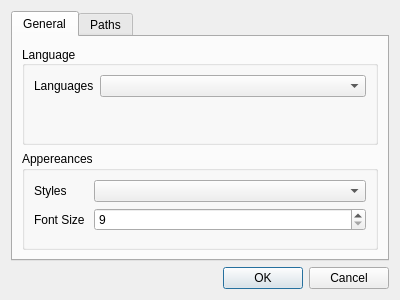
<?xml version="1.0" encoding="UTF-8"?>
<ui version="4.0">
 <class>Settings</class>
 <widget class="QDialog" name="Settings">
  <property name="geometry">
   <rect>
    <x>0</x>
    <y>0</y>
    <width>400</width>
    <height>300</height>
   </rect>
  </property>
  <property name="windowTitle">
   <string>Settings</string>
  </property>
  <layout class="QVBoxLayout" name="verticalLayout">
   <item>
    <widget class="QTabWidget" name="tabWidget">
     <property name="currentIndex">
      <number>0</number>
     </property>
     <widget class="QWidget" name="main_tab">
      <attribute name="title">
       <string>General</string>
      </attribute>
      <layout class="QVBoxLayout" name="verticalLayout_2">
       <item>
        <widget class="QGroupBox" name="lang_groupBox">
         <property name="title">
          <string>Language</string>
         </property>
         <property name="alignment">
          <set>Qt::AlignLeading|Qt::AlignLeft|Qt::AlignVCenter</set>
         </property>
         <property name="flat">
          <bool>false</bool>
         </property>
         <property name="checkable">
          <bool>false</bool>
         </property>
         <layout class="QFormLayout">
          <property name="rowWrapPolicy">
           <enum>QFormLayout::DontWrapRows</enum>
          </property>
          <item row="0" column="0">
           <widget class="QLabel" name="lang_label">
            <property name="text">
             <string>Languages</string>
            </property>
            <property name="buddy">
             <cstring>lang_comboBox</cstring>
            </property>
           </widget>
          </item>
          <item row="0" column="1">
           <widget class="QComboBox" name="lang_comboBox"/>
          </item>
         </layout>
        </widget>
       </item>
       <item>
        <widget class="QGroupBox" name="style_groupBox">
         <property name="title">
          <string>Appereances</string>
         </property>
         <layout class="QFormLayout" name="_2">
          <property name="horizontalSpacing">
           <number>9</number>
          </property>
          <property name="verticalSpacing">
           <number>6</number>
          </property>
          <item row="0" column="0">
           <widget class="QLabel" name="style_label">
            <property name="text">
             <string>Styles</string>
            </property>
            <property name="buddy">
             <cstring>style_comboBox</cstring>
            </property>
           </widget>
          </item>
          <item row="0" column="1">
           <widget class="QComboBox" name="style_comboBox"/>
          </item>
          <item row="1" column="1">
           <widget class="QSpinBox" name="font_size_spinBox">
            <property name="minimum">
             <number>9</number>
            </property>
            <property name="maximum">
             <number>20</number>
            </property>
            <property name="value">
             <number>9</number>
            </property>
           </widget>
          </item>
          <item row="1" column="0">
           <widget class="QLabel" name="fontsize_label">
            <property name="text">
             <string>Font Size</string>
            </property>
           </widget>
          </item>
         </layout>
        </widget>
       </item>
      </layout>
     </widget>
     <widget class="QWidget" name="path_tab">
      <attribute name="title">
       <string>Paths</string>
      </attribute>
      <layout class="QHBoxLayout" name="horizontalLayout">
       <item>
        <widget class="QScrollArea" name="scrollArea">
         <property name="widgetResizable">
          <bool>true</bool>
         </property>
         <widget class="QWidget" name="scrollAreaWidgetContents">
          <property name="geometry">
           <rect>
            <x>0</x>
            <y>0</y>
            <width>356</width>
            <height>203</height>
           </rect>
          </property>
          <layout class="QFormLayout" name="formLayout">
           <item row="0" column="0">
            <widget class="QLabel" name="remote_host_save_file_label">
             <property name="text">
              <string>Remote Hosts File</string>
             </property>
            </widget>
           </item>
           <item row="0" column="1">
            <layout class="QHBoxLayout" name="horizontalLayout_3">
             <item>
              <widget class="QLineEdit" name="remote_host_save_file_lineEdit"/>
             </item>
             <item>
              <widget class="QToolButton" name="remote_host_file_search_Button">
               <property name="text">
                <string>...</string>
               </property>
              </widget>
             </item>
            </layout>
           </item>
           <item row="1" column="0">
            <widget class="QLabel" name="contacts_save_file_label">
             <property name="text">
              <string>Contacts File</string>
             </property>
            </widget>
           </item>
           <item row="1" column="1">
            <layout class="QHBoxLayout" name="horizontalLayout_4">
             <item>
              <widget class="QLineEdit" name="contacts_save_file_lineEdit"/>
             </item>
             <item>
              <widget class="QToolButton" name="contacts_file_search_Button">
               <property name="text">
                <string>...</string>
               </property>
              </widget>
             </item>
            </layout>
           </item>
           <item row="2" column="0" colspan="2">
            <widget class="QGroupBox" name="local_chain_groupBox">
             <property name="title">
              <string>Local Chain Location</string>
             </property>
             <layout class="QFormLayout" name="formLayout_2">
              <item row="0" column="0">
               <widget class="QLabel" name="local_chain_location_label">
                <property name="text">
                 <string>Marmara Chain</string>
                </property>
               </widget>
              </item>
              <item row="0" column="1">
               <widget class="QLineEdit" name="local_chain_location_lineEdit"/>
              </item>
             </layout>
            </widget>
           </item>
           <item row="3" column="0" colspan="2">
            <widget class="QGroupBox" name="remote_chain_groupBox">
             <property name="title">
              <string>Remote Chain Locations</string>
             </property>
            </widget>
           </item>
          </layout>
         </widget>
        </widget>
       </item>
      </layout>
     </widget>
    </widget>
   </item>
   <item>
    <widget class="QDialogButtonBox" name="buttonBox">
     <property name="orientation">
      <enum>Qt::Horizontal</enum>
     </property>
     <property name="standardButtons">
      <set>QDialogButtonBox::Cancel|QDialogButtonBox::Ok</set>
     </property>
    </widget>
   </item>
  </layout>
 </widget>
 <resources/>
 <connections>
  <connection>
   <sender>buttonBox</sender>
   <signal>accepted()</signal>
   <receiver>Settings</receiver>
   <slot>accept()</slot>
   <hints>
    <hint type="sourcelabel">
     <x>248</x>
     <y>254</y>
    </hint>
    <hint type="destinationlabel">
     <x>157</x>
     <y>274</y>
    </hint>
   </hints>
  </connection>
  <connection>
   <sender>buttonBox</sender>
   <signal>rejected()</signal>
   <receiver>Settings</receiver>
   <slot>reject()</slot>
   <hints>
    <hint type="sourcelabel">
     <x>316</x>
     <y>260</y>
    </hint>
    <hint type="destinationlabel">
     <x>286</x>
     <y>274</y>
    </hint>
   </hints>
  </connection>
 </connections>
</ui>
